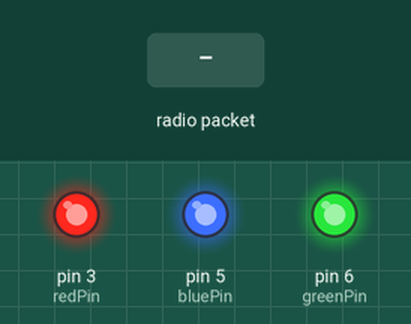
This sketch was run on a simulated Arduino Uno, built with avr-gcc and run on an emulated ATmega328P. Parts: output pins drawn as LEDs (lit = HIGH). Inputs (shaded band) come from the test bench. No radio packets arrive unless stated; what the sketch prints to the serial monitor is not drawn.

Above: at 0.1 s.
At 6.2 s:
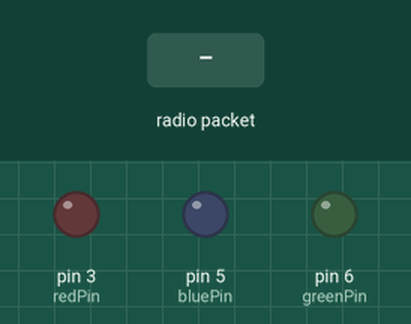
6.3 s: radio packet "1" arrives
Timing chart, 0 to 9.3 s (numbered marks = the images above; inputs shaded):
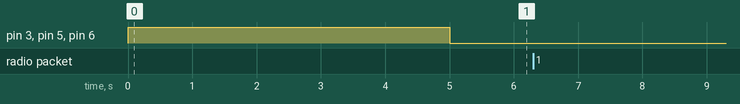

Measured:
- after the input at 6.3 s, every drawn part: stays the same

The sketch:

reciever.ino
```cpp
#include <RH_ASK.h>
#include <SPI.h>

int dataPin = 10;
int redPin = 3;
int greenPin = 6;
int bluePin = 5;

RH_ASK driver(2000, dataPin, 13, 14, false);


void setup() {
  Serial.begin(9600);
  pinMode(redPin, OUTPUT);
  pinMode(greenPin, OUTPUT);
  pinMode(bluePin, OUTPUT);

  if(!driver.init())
    Serial.println("init failed");

  analogWrite(redPin, 255);
  analogWrite(greenPin, 255);
  analogWrite(bluePin, 255);
  delay(5000);
  analogWrite(redPin, 0);
  analogWrite(greenPin, 0);
  analogWrite(bluePin, 0);
}

void loop() {


  uint8_t buf[8];
  uint8_t buflen = 4;
  if(driver.recv(buf, &buflen)){
    Serial.print("Recieved data length ");
    Serial.println(buflen);
    if(buflen == 4) { // message size must be 4 bytes (channel, r, g, b)
      uint8_t channel = buf[0];
      uint8_t red = buf[1];
      uint8_t green = buf[2];
      uint8_t blue = buf[3];

      Serial.print(channel);
      Serial.print(": ");
      Serial.print(red);
      Serial.print(",");
      Serial.print(green);
      Serial.print(",");
      Serial.println(blue);


      analogWrite(redPin, red);
      analogWrite(greenPin, green);
      analogWrite(bluePin, blue);
    }
  }
}
```
